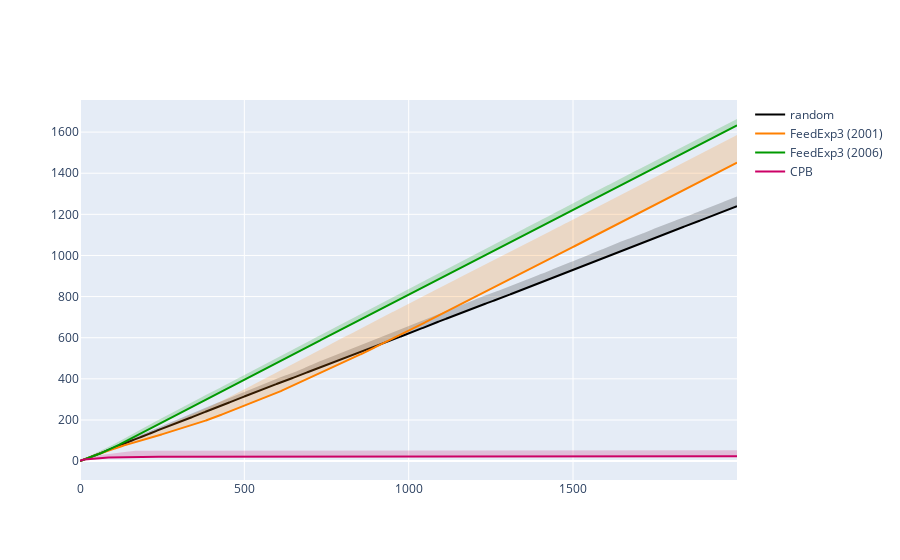

Notebook source saved alongside this figure:
### Code cell
n_cores = 16
n_folds = 25
horizon = 2000

import plotly.graph_objects as go

outcome_distribution =  {'spam':0.95,'ham':0.05}

game = games.label_efficient(outcome_distribution)

algos = [ random_algo.Random(  game, horizon, ), 
           feedexp3.FeedExp3(  game, horizon, ),
           feedexp3_v3.FeedExp3(  game, horizon, ),
           cpb.CPB(  game, horizon,)  ] #bpm.BPM(  game, horizon,  [0.5, 0.5 ], np.identity(2) )

colors = [ [0,0,0], [255,128,0], [0,153,0], [204,0,102] ] #'cyan'
labels = ['random', 'FeedExp3 (2001)', 'FeedExp3 (2006)', 'CPB'] #'BPN


fig = go.Figure( )

for alg, color, label in zip( algos, colors, labels):

    r,g,b = color
    result = evaluate_parallel(n_cores, n_folds, horizon, alg, game)
    regret = np.array([ game.delta(i) for i in range(game.n_actions) ]).T @ np.mean(result,0) 
    xcoords = np.arange(0,horizon,1).tolist()
    std = np.array([ game.delta(i) for i in range(game.n_actions) ]).T @ np.std(result,0) 
    upper_regret = regret + std

    fig.add_trace(go.Scatter(x=xcoords, y=regret, line=dict(color='rgb({},{},{})'.format(r,g,b)), mode='lines',  name=label )) # 

    fig.add_trace(   go.Scatter( x=xcoords+xcoords[::-1], y=upper_regret.tolist()+regret.tolist()[::-1],  fill='toself', fillcolor='rgba({},{},{},0.2)'.format(r,g,b), 
                         line=dict(color='rgba(255,255,255,0)'),   hoverinfo="skip",  showlegend=False )

    )
    
fig.show(legend=True)

### Figure 1 — Plotly figure (JSON) as saved in the notebook; plotly's stock layout.template omitted (floating-point values rounded to 4 significant figures; data arrays with more than 128 entries replaced by an {"elided": "..."} marker saying what was removed)
{"data": [{"line": {"color": "rgb(0,0,0)"}, "mode": "lines", "name": "random", "x": {"elided": "2000 int values"}, "y": {"elided": "2000 float values"}, "type": "scatter"}, {"fill": "toself", "fillcolor": "rgba(0,0,0,0.2)", "hoverinfo": "skip", "line": {"color": "rgba(255,255,255,0)"}, "showlegend": false, "x": {"elided": "4000 int values"}, "y": {"elided": "4000 float values"}, "type": "scatter"}, {"line": {"color": "rgb(255,128,0)"}, "mode": "lines", "name": "FeedExp3 (2001)", "x": {"elided": "2000 int values"}, "y": {"elided": "2000 float values"}, "type": "scatter"}, {"fill": "toself", "fillcolor": "rgba(255,128,0,0.2)", "hoverinfo": "skip", "line": {"color": "rgba(255,255,255,0)"}, "showlegend": false, "x": {"elided": "4000 int values"}, "y": {"elided": "4000 float values"}, "type": "scatter"}, {"line": {"color": "rgb(0,153,0)"}, "mode": "lines", "name": "FeedExp3 (2006)", "x": {"elided": "2000 int values"}, "y": {"elided": "2000 float values"}, "type": "scatter"}, {"fill": "toself", "fillcolor": "rgba(0,153,0,0.2)", "hoverinfo": "skip", "line": {"color": "rgba(255,255,255,0)"}, "showlegend": false, "x": {"elided": "4000 int values"}, "y": {"elided": "4000 float values"}, "type": "scatter"}, {"line": {"color": "rgb(204,0,102)"}, "mode": "lines", "name": "CPB", "x": {"elided": "2000 int values"}, "y": {"elided": "2000 float values"}, "type": "scatter"}, {"fill": "toself", "fillcolor": "rgba(204,0,102,0.2)", "hoverinfo": "skip", "line": {"color": "rgba(255,255,255,0)"}, "showlegend": false, "x": {"elided": "4000 int values"}, "y": {"elided": "4000 float values"}, "type": "scatter"}], "layout": {}}
